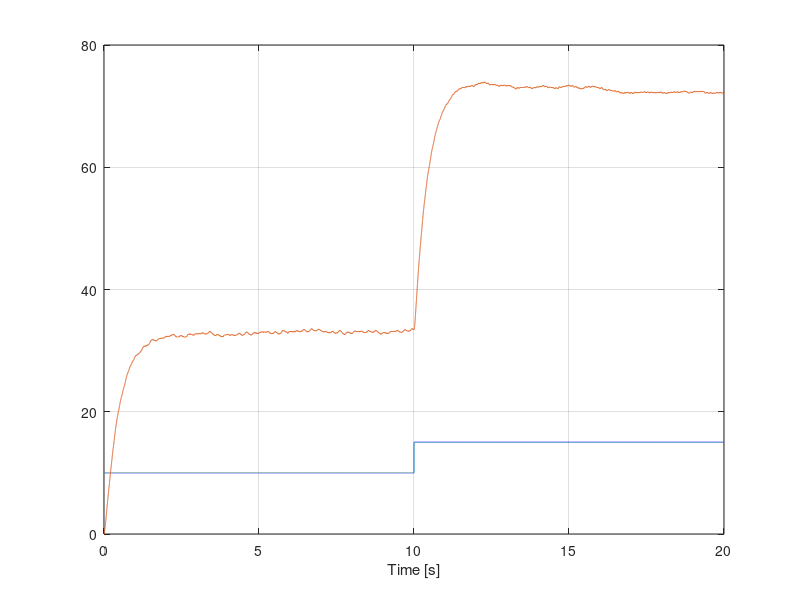

The MATLAB script that drew this image:
clc, clear variables

% % T-Domain Identification Param
% %n=1
% c1 = 0.63;
% 
% mu1 = 0.046;
% a1_10 = 0.11;
% a1_50 = 0.7;
% a1_90 = 2.3;
% alpha1 = 2.2;
% 
% %n=2
% mu2 = 0.14;
% a2_10 = 0.53;
% a2_50 = 1.7;
% a2_90 = 3.9;
% alpha2 = 3.4;
% 
% %n=3
% mu3 = 0.21;
% a3_10 = 1.1;
% a3_50 = 2.7;
% a3_90 = 5.3;
% alpha3 = 4.2;
% 
% % Start Time, Sample Time
% t0 = 0.05
% Ts = 5e-4;
% K0 = 2;
% 
% % Measurement
load g2_step_data_01.mat % save step_meas_00 data_meas
% 
t = g2_step_data_01.time;
u = g2_step_data_01.signals(1).values;
om1 = g2_step_data_01.signals(2).values;
% y2 = g1_step_data_01.signals(3).values;
% y3 = g1_step_data_01.signals(4).values;
% y4 = g1_step_data_01.signals(5).values;
% 
% load g1_G1_data_01.mat
% load g1_G2_data_01.mat
% load g1_G23_data_01.mat
% 
% f = G1.Frequency;
% s = tf('s');
% 
% % Start Idx
% idx0 = find(t==t0)
% abs(t(idx0) - t0)
% 
% %%%%%%%%%%%%%%%%%%%%%%%%%%%%%%%%%%%%%%%%%%%%%%%%%%
% % G1 Time Domain
% figure(1)
plot(t, u), grid on, hold on
plot(t, om1), hold off
xlabel('Time [s]')
% ylabel('Voltage [V]')
% legend('u', 'y1', ...
%     'Location', 'best')
% xlim([0.045 0.055])
% 
% figure(2)
% plot(t, y1 - u)
% xlabel('Time [s]')
% ylabel('Voltage [V]')
% legend('y1-u', ...
%     'Location', 'best')
% xlim([0.0495 0.054])
% 
% t1 = 0.0525
% Tt = t1 - t0
% 
% idx1 = find(t==t1)
% abs(t(idx1) - t1)
% 
% %%%%%%%%%%%%%%%%%%%%%%%%%%%%%%%%%%%%%%%%%%%%%%%%%%
% % G2 Time Domain
% figure(3)
% plot(t, u), grid on, hold on
% plot(t, y1)
% plot(t, y2), hold off
% xlabel('Time [s]')
% ylabel('Voltage [V]')
% legend('u', 'y1', 'y2', ...
%     'Location', 'best')
% xlim([0.045 0.3])
% 
% K2 = y2(end) / K0
% 
% [val idx2_10] = min(abs(y2/y2(end) - 0.1));
% t2_10 = t(idx2_10) - t1
% 
% [val idx2_50] = min(abs(y2/y2(end) - 0.5));
% t2_50 = t(idx2_50) - t1
% 
% [val idx2_90] = min(abs(y2/y2(end) - 0.9));
% t2_90 = t(idx2_90) - t1
% 
% mu2 = t2_10/t2_90
% n2 = 1
% T2 = (t2_10/a1_10 + t2_50/a1_50 + t2_90/a1_90) / 3
% 
% [val idx2_63] = min(abs(y2/y2(end) - c1));
% T2_test = t(idx2_63) - t1
% 
% %%%%%%%%%%%%%%%%%%%%%%%%%%%%%%%%%%%%%%%%%%%%%%%%%%
% % G23 = G2*G3 Time Domain
% 
% figure(4)
% plot(t, u), grid on, hold on
% plot(t, y1)
% plot(t, y3), hold off
% xlabel('Time [s]')
% ylabel('Voltage [V]')
% legend('u', 'y1', 'y3', ...
%     'Location', 'best')
% xlim([0.045 0.3])
% 
% K23 = y3(end) / K0
% 
% [val idx23_10] = min(abs(y3/y3(end) - 0.1));
% t23_10 = t(idx23_10) - t1
% 
% [val idx23_50] = min(abs(y3/y3(end) - 0.5));
% t23_50 = t(idx23_50) - t1
% 
% [val idx23_90] = min(abs(y3/y3(end) - 0.9));
% t23_90 = t(idx23_90) - t1
% 
% mu23 = t23_10/t23_90
% n23 = 2
% T23 = (t23_10/a2_10 + t23_50/a2_50 + t23_90/a2_90) / 3
% 
% %%%%%%%%%%%%%%%%%%%%%%%%%%%%%%%%%%%%%%%%%%%%%%%%%%
% % G234 = G2*G3*G4 Time Domain
% 
% K234 = 102.9 / K0
% 
% G234fit1 = K0*K234/((T23*s+1)^2*s);
% G234fit1.InputDelay = t0;
% 
% 
% figure(5)
% plot(t, u), grid on, hold on
% plot(t, y1)
% plot(t, y4)
% plot(t, step(G234fit1, t)), hold off
% xlabel('Time [s]')
% ylabel('Voltage [V]')
% legend('u', 'y1', 'y4', 'G234fit1', ...
%     'Location', 'best')
% xlim([0.045 0.3])
% 
% %%%%%%%%%%%%%%%%%%%%%%%%%%%%%%%%%%%%%%%%%%%%%%%%%%
% % G1 Frequency Domain
% figure(6)
% plot(f, unwrap(angle(squeeze(G1.ResponseData)))), grid on, hold on
% plot(f, -2*pi*f*Tt), hold off
% xlabel('Frequency [Hz]')
% ylabel('Phase [rad]')
% legend('G1', '-2*pi*f*Tt')
% 
% G1fit = frd(exp(-2*pi*f*Tt*i), 2*pi*f);
% 
% figure(7)
% bode(G1, G1fit)
% legend('G1', 'exp(-j*2*pi*f*Tt)')
% 
% %%%%%%%%%%%%%%%%%%%%%%%%%%%%%%%%%%%%%%%%%%%%%%%%%%
% % G2 Frequency Domain
% [g_max2, f_peak2] = getPeakGain(G2)
% w2 = bandwidth(G2, -3)
% 1/w2
% T2
% 
% 
% G2fit = g_max2 / (s/w2 + 1);
% 
% figure(8)
% bode(G2, G2fit)
% legend('G2')
% 
% %[mag, phase] = bode(sys, 100)
% 
% %%%%%%%%%%%%%%%%%%%%%%%%%%%%%%%%%%%%%%%%%%%%%%%%%%
% % G23=G2*G3 Frequency Domain
% [g_max23, f_peak23] = getPeakGain(G23)
% w23 = bandwidth(G23, -6)
% 1/w23
% T23
% 
% G23fit = g_max23 / (s/w23 + 1)^2;
% 
% figure(9)
% bode(G23, G23fit)
% legend('G23')
% 
% 
% 
% plot(data.time, data.signals)
% % %% model
